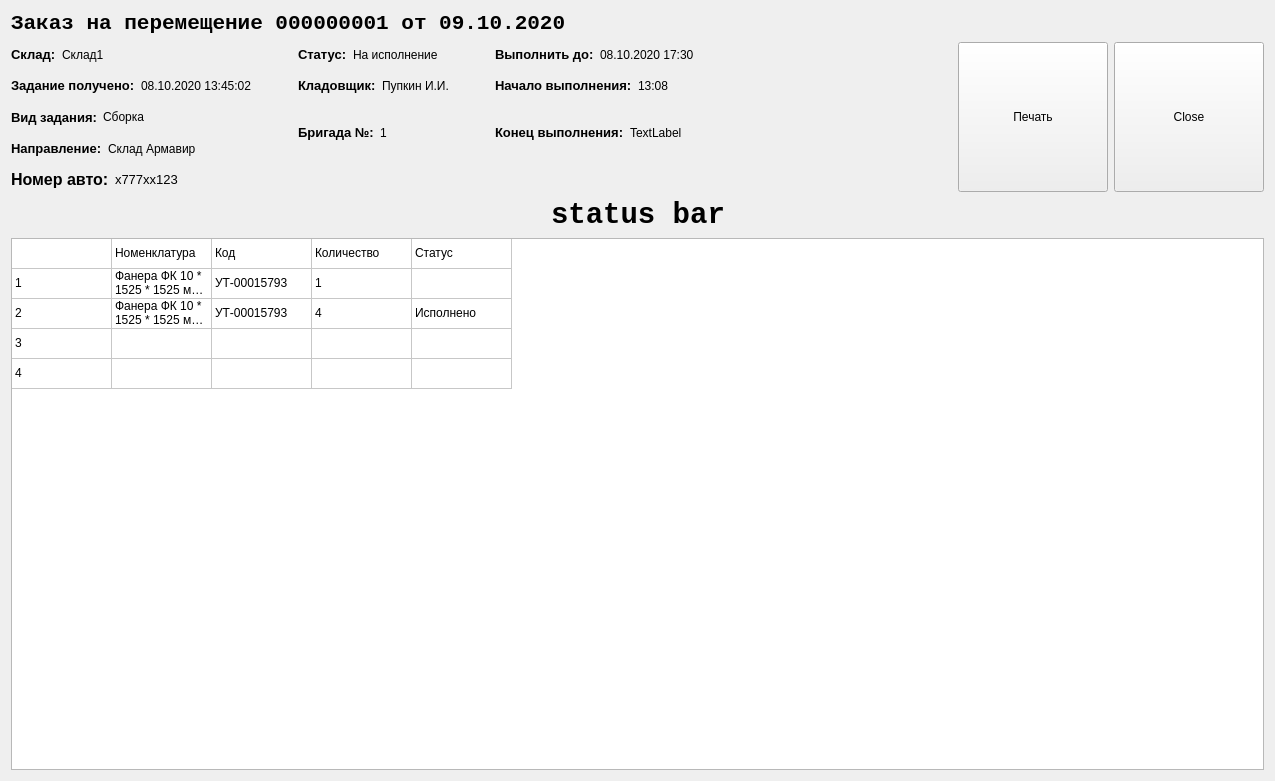
<?xml version="1.0" encoding="UTF-8"?>
<ui version="4.0">
 <class>doc_form</class>
 <widget class="QWidget" name="doc_form">
  <property name="windowModality">
   <enum>Qt::ApplicationModal</enum>
  </property>
  <property name="geometry">
   <rect>
    <x>0</x>
    <y>0</y>
    <width>1275</width>
    <height>781</height>
   </rect>
  </property>
  <property name="sizePolicy">
   <sizepolicy hsizetype="Maximum" vsizetype="Maximum">
    <horstretch>0</horstretch>
    <verstretch>0</verstretch>
   </sizepolicy>
  </property>
  <property name="minimumSize">
   <size>
    <width>1083</width>
    <height>781</height>
   </size>
  </property>
  <property name="baseSize">
   <size>
    <width>1083</width>
    <height>781</height>
   </size>
  </property>
  <property name="contextMenuPolicy">
   <enum>Qt::NoContextMenu</enum>
  </property>
  <property name="acceptDrops">
   <bool>false</bool>
  </property>
  <property name="windowTitle">
   <string>Form</string>
  </property>
  <layout class="QVBoxLayout" name="verticalLayout">
   <item>
    <widget class="QLabel" name="doc_name">
     <property name="font">
      <font>
       <family>Consolas</family>
       <pointsize>16</pointsize>
       <weight>75</weight>
       <bold>true</bold>
      </font>
     </property>
     <property name="text">
      <string>Заказ на перемещение 000000001 от 09.10.2020</string>
     </property>
    </widget>
   </item>
   <item>
    <layout class="QHBoxLayout" name="horizontalLayout_12">
     <property name="sizeConstraint">
      <enum>QLayout::SetDefaultConstraint</enum>
     </property>
     <property name="leftMargin">
      <number>0</number>
     </property>
     <property name="rightMargin">
      <number>0</number>
     </property>
     <item>
      <layout class="QGridLayout" name="gridLayout">
       <item row="0" column="0">
        <layout class="QHBoxLayout" name="horizontalLayout">
         <item>
          <widget class="QLabel" name="label_storage">
           <property name="font">
            <font>
             <pointsize>10</pointsize>
             <weight>75</weight>
             <bold>true</bold>
            </font>
           </property>
           <property name="text">
            <string>Склад:</string>
           </property>
          </widget>
         </item>
         <item>
          <widget class="QLabel" name="storage">
           <property name="text">
            <string>Склад1</string>
           </property>
          </widget>
         </item>
         <item>
          <spacer name="horizontalSpacer">
           <property name="orientation">
            <enum>Qt::Horizontal</enum>
           </property>
           <property name="sizeHint" stdset="0">
            <size>
             <width>40</width>
             <height>20</height>
            </size>
           </property>
          </spacer>
         </item>
        </layout>
       </item>
       <item row="0" column="1">
        <layout class="QHBoxLayout" name="horizontalLayout_4">
         <item>
          <widget class="QLabel" name="label_status">
           <property name="font">
            <font>
             <pointsize>10</pointsize>
             <weight>75</weight>
             <bold>true</bold>
            </font>
           </property>
           <property name="text">
            <string>Статус:</string>
           </property>
          </widget>
         </item>
         <item>
          <widget class="QLabel" name="status">
           <property name="text">
            <string>На исполнение</string>
           </property>
          </widget>
         </item>
         <item>
          <spacer name="horizontalSpacer_4">
           <property name="orientation">
            <enum>Qt::Horizontal</enum>
           </property>
           <property name="sizeHint" stdset="0">
            <size>
             <width>40</width>
             <height>20</height>
            </size>
           </property>
          </spacer>
         </item>
        </layout>
       </item>
       <item row="0" column="2">
        <layout class="QHBoxLayout" name="horizontalLayout_7">
         <item>
          <widget class="QLabel" name="label_execute_to">
           <property name="font">
            <font>
             <pointsize>10</pointsize>
             <weight>75</weight>
             <bold>true</bold>
            </font>
           </property>
           <property name="text">
            <string>Выполнить до:</string>
           </property>
          </widget>
         </item>
         <item>
          <widget class="QLabel" name="execute_to">
           <property name="text">
            <string>08.10.2020 17:30</string>
           </property>
          </widget>
         </item>
         <item>
          <spacer name="horizontalSpacer_7">
           <property name="orientation">
            <enum>Qt::Horizontal</enum>
           </property>
           <property name="sizeHint" stdset="0">
            <size>
             <width>40</width>
             <height>20</height>
            </size>
           </property>
          </spacer>
         </item>
        </layout>
       </item>
       <item row="1" column="0">
        <layout class="QHBoxLayout" name="horizontalLayout_2">
         <item>
          <widget class="QLabel" name="label_sending_date">
           <property name="font">
            <font>
             <pointsize>10</pointsize>
             <weight>75</weight>
             <bold>true</bold>
            </font>
           </property>
           <property name="text">
            <string>Задание получено:</string>
           </property>
          </widget>
         </item>
         <item>
          <widget class="QLabel" name="date_sending">
           <property name="text">
            <string>08.10.2020 13:45:02</string>
           </property>
          </widget>
         </item>
         <item>
          <spacer name="horizontalSpacer_2">
           <property name="orientation">
            <enum>Qt::Horizontal</enum>
           </property>
           <property name="sizeHint" stdset="0">
            <size>
             <width>40</width>
             <height>20</height>
            </size>
           </property>
          </spacer>
         </item>
        </layout>
       </item>
       <item row="1" column="1">
        <layout class="QHBoxLayout" name="horizontalLayout_5">
         <item>
          <widget class="QLabel" name="label_team_leader">
           <property name="font">
            <font>
             <pointsize>10</pointsize>
             <weight>75</weight>
             <bold>true</bold>
            </font>
           </property>
           <property name="text">
            <string>Кладовщик:</string>
           </property>
          </widget>
         </item>
         <item>
          <widget class="QLabel" name="team_leader">
           <property name="text">
            <string>Пупкин И.И.</string>
           </property>
          </widget>
         </item>
         <item>
          <spacer name="horizontalSpacer_5">
           <property name="orientation">
            <enum>Qt::Horizontal</enum>
           </property>
           <property name="sizeHint" stdset="0">
            <size>
             <width>40</width>
             <height>20</height>
            </size>
           </property>
          </spacer>
         </item>
        </layout>
       </item>
       <item row="1" column="2">
        <layout class="QHBoxLayout" name="horizontalLayout_8">
         <item>
          <widget class="QLabel" name="label_start_time">
           <property name="font">
            <font>
             <pointsize>10</pointsize>
             <weight>75</weight>
             <bold>true</bold>
            </font>
           </property>
           <property name="text">
            <string>Начало выполнения:</string>
           </property>
          </widget>
         </item>
         <item>
          <widget class="QLabel" name="start_time">
           <property name="text">
            <string>13:08</string>
           </property>
          </widget>
         </item>
         <item>
          <spacer name="horizontalSpacer_8">
           <property name="orientation">
            <enum>Qt::Horizontal</enum>
           </property>
           <property name="sizeHint" stdset="0">
            <size>
             <width>40</width>
             <height>20</height>
            </size>
           </property>
          </spacer>
         </item>
        </layout>
       </item>
       <item row="2" column="0">
        <layout class="QHBoxLayout" name="horizontalLayout_3">
         <item>
          <widget class="QLabel" name="label_type">
           <property name="font">
            <font>
             <pointsize>10</pointsize>
             <weight>75</weight>
             <bold>true</bold>
            </font>
           </property>
           <property name="text">
            <string>Вид задания:</string>
           </property>
          </widget>
         </item>
         <item>
          <widget class="QLabel" name="type">
           <property name="text">
            <string>Сборка</string>
           </property>
          </widget>
         </item>
         <item>
          <spacer name="horizontalSpacer_3">
           <property name="orientation">
            <enum>Qt::Horizontal</enum>
           </property>
           <property name="sizeHint" stdset="0">
            <size>
             <width>40</width>
             <height>20</height>
            </size>
           </property>
          </spacer>
         </item>
        </layout>
       </item>
       <item row="2" column="1" rowspan="2">
        <layout class="QHBoxLayout" name="horizontalLayout_6">
         <item>
          <widget class="QLabel" name="label_team_number">
           <property name="font">
            <font>
             <pointsize>10</pointsize>
             <weight>75</weight>
             <bold>true</bold>
            </font>
           </property>
           <property name="text">
            <string>Бригада №:</string>
           </property>
          </widget>
         </item>
         <item>
          <widget class="QLabel" name="team_number">
           <property name="text">
            <string>1</string>
           </property>
          </widget>
         </item>
         <item>
          <spacer name="horizontalSpacer_6">
           <property name="orientation">
            <enum>Qt::Horizontal</enum>
           </property>
           <property name="sizeHint" stdset="0">
            <size>
             <width>40</width>
             <height>20</height>
            </size>
           </property>
          </spacer>
         </item>
        </layout>
       </item>
       <item row="2" column="2" rowspan="2">
        <layout class="QHBoxLayout" name="horizontalLayout_9">
         <item>
          <widget class="QLabel" name="label_end_time">
           <property name="font">
            <font>
             <pointsize>10</pointsize>
             <weight>75</weight>
             <bold>true</bold>
            </font>
           </property>
           <property name="text">
            <string>Конец выполнения:</string>
           </property>
          </widget>
         </item>
         <item>
          <widget class="QLabel" name="end_time">
           <property name="text">
            <string>TextLabel</string>
           </property>
          </widget>
         </item>
         <item>
          <spacer name="horizontalSpacer_9">
           <property name="orientation">
            <enum>Qt::Horizontal</enum>
           </property>
           <property name="sizeHint" stdset="0">
            <size>
             <width>40</width>
             <height>20</height>
            </size>
           </property>
          </spacer>
         </item>
        </layout>
       </item>
       <item row="3" column="0">
        <layout class="QHBoxLayout" name="horizontalLayout_10">
         <item>
          <widget class="QLabel" name="label_destination">
           <property name="font">
            <font>
             <pointsize>10</pointsize>
             <weight>75</weight>
             <bold>true</bold>
            </font>
           </property>
           <property name="text">
            <string>Направление:</string>
           </property>
          </widget>
         </item>
         <item>
          <widget class="QLabel" name="destination">
           <property name="text">
            <string>Склад Армавир</string>
           </property>
          </widget>
         </item>
         <item>
          <spacer name="horizontalSpacer_10">
           <property name="orientation">
            <enum>Qt::Horizontal</enum>
           </property>
           <property name="sizeHint" stdset="0">
            <size>
             <width>40</width>
             <height>20</height>
            </size>
           </property>
          </spacer>
         </item>
        </layout>
       </item>
       <item row="4" column="0">
        <layout class="QHBoxLayout" name="horizontalLayout_11">
         <item>
          <widget class="QLabel" name="label_autos_number">
           <property name="font">
            <font>
             <pointsize>12</pointsize>
             <weight>75</weight>
             <bold>true</bold>
            </font>
           </property>
           <property name="text">
            <string>Номер авто:</string>
           </property>
          </widget>
         </item>
         <item>
          <widget class="QLabel" name="autos_number">
           <property name="font">
            <font>
             <pointsize>10</pointsize>
            </font>
           </property>
           <property name="text">
            <string>х777хх123</string>
           </property>
          </widget>
         </item>
         <item>
          <spacer name="horizontalSpacer_11">
           <property name="orientation">
            <enum>Qt::Horizontal</enum>
           </property>
           <property name="sizeHint" stdset="0">
            <size>
             <width>40</width>
             <height>20</height>
            </size>
           </property>
          </spacer>
         </item>
        </layout>
       </item>
      </layout>
     </item>
     <item>
      <spacer name="horizontalSpacer_12">
       <property name="orientation">
        <enum>Qt::Horizontal</enum>
       </property>
       <property name="sizeHint" stdset="0">
        <size>
         <width>40</width>
         <height>20</height>
        </size>
       </property>
      </spacer>
     </item>
     <item>
      <widget class="QPushButton" name="printButton">
       <property name="minimumSize">
        <size>
         <width>150</width>
         <height>150</height>
        </size>
       </property>
       <property name="maximumSize">
        <size>
         <width>150</width>
         <height>150</height>
        </size>
       </property>
       <property name="text">
        <string>Печать</string>
       </property>
      </widget>
     </item>
     <item>
      <widget class="QPushButton" name="close_button">
       <property name="sizePolicy">
        <sizepolicy hsizetype="Fixed" vsizetype="Fixed">
         <horstretch>0</horstretch>
         <verstretch>0</verstretch>
        </sizepolicy>
       </property>
       <property name="minimumSize">
        <size>
         <width>150</width>
         <height>150</height>
        </size>
       </property>
       <property name="maximumSize">
        <size>
         <width>150</width>
         <height>150</height>
        </size>
       </property>
       <property name="text">
        <string>Close</string>
       </property>
      </widget>
     </item>
    </layout>
   </item>
   <item>
    <layout class="QHBoxLayout" name="horizontalLayout_13">
     <item>
      <spacer name="horizontalSpacer_13">
       <property name="orientation">
        <enum>Qt::Horizontal</enum>
       </property>
       <property name="sizeHint" stdset="0">
        <size>
         <width>40</width>
         <height>20</height>
        </size>
       </property>
      </spacer>
     </item>
     <item>
      <widget class="QLabel" name="status_bar">
       <property name="font">
        <font>
         <family>Consolas</family>
         <pointsize>22</pointsize>
         <weight>75</weight>
         <bold>true</bold>
        </font>
       </property>
       <property name="text">
        <string>status bar</string>
       </property>
      </widget>
     </item>
     <item>
      <spacer name="horizontalSpacer_14">
       <property name="orientation">
        <enum>Qt::Horizontal</enum>
       </property>
       <property name="sizeHint" stdset="0">
        <size>
         <width>40</width>
         <height>20</height>
        </size>
       </property>
      </spacer>
     </item>
    </layout>
   </item>
   <item>
    <widget class="QTableWidget" name="doc_tbl">
     <property name="sizePolicy">
      <sizepolicy hsizetype="Expanding" vsizetype="Expanding">
       <horstretch>0</horstretch>
       <verstretch>0</verstretch>
      </sizepolicy>
     </property>
     <property name="lineWidth">
      <number>1</number>
     </property>
     <property name="selectionMode">
      <enum>QAbstractItemView::NoSelection</enum>
     </property>
     <property name="selectionBehavior">
      <enum>QAbstractItemView::SelectRows</enum>
     </property>
     <property name="textElideMode">
      <enum>Qt::ElideRight</enum>
     </property>
     <property name="showGrid">
      <bool>true</bool>
     </property>
     <property name="gridStyle">
      <enum>Qt::SolidLine</enum>
     </property>
     <property name="wordWrap">
      <bool>true</bool>
     </property>
     <property name="cornerButtonEnabled">
      <bool>true</bool>
     </property>
     <property name="rowCount">
      <number>5</number>
     </property>
     <property name="columnCount">
      <number>5</number>
     </property>
     <attribute name="horizontalHeaderVisible">
      <bool>false</bool>
     </attribute>
     <attribute name="verticalHeaderVisible">
      <bool>false</bool>
     </attribute>
     <row/>
     <row/>
     <row/>
     <row/>
     <row/>
     <column/>
     <column/>
     <column/>
     <column/>
     <column/>
     <item row="0" column="0">
      <property name="text">
       <string/>
      </property>
     </item>
     <item row="0" column="1">
      <property name="text">
       <string>Номенклатура</string>
      </property>
     </item>
     <item row="0" column="2">
      <property name="text">
       <string>Код</string>
      </property>
     </item>
     <item row="0" column="3">
      <property name="text">
       <string>Количество</string>
      </property>
     </item>
     <item row="0" column="4">
      <property name="text">
       <string>Статус</string>
      </property>
     </item>
     <item row="1" column="0">
      <property name="text">
       <string>1</string>
      </property>
     </item>
     <item row="1" column="1">
      <property name="text">
       <string>Фанера ФК 10 * 1525 * 1525 мм сорт 2/2 шл 2 ст береза Муром (1 шт = 2,325625 м2)</string>
      </property>
     </item>
     <item row="1" column="2">
      <property name="text">
       <string>УТ-00015793</string>
      </property>
     </item>
     <item row="1" column="3">
      <property name="text">
       <string>1</string>
      </property>
     </item>
     <item row="1" column="4">
      <property name="text">
       <string/>
      </property>
     </item>
     <item row="2" column="0">
      <property name="text">
       <string>2</string>
      </property>
     </item>
     <item row="2" column="1">
      <property name="text">
       <string>Фанера ФК 10 * 1525 * 1525 мм сорт 2/2 шл 2 ст береза Муром (1 шт = 2,325625 м2)</string>
      </property>
     </item>
     <item row="2" column="2">
      <property name="text">
       <string>УТ-00015793</string>
      </property>
     </item>
     <item row="2" column="3">
      <property name="text">
       <string>4</string>
      </property>
     </item>
     <item row="2" column="4">
      <property name="text">
       <string>Исполнено</string>
      </property>
     </item>
     <item row="3" column="0">
      <property name="text">
       <string>3</string>
      </property>
     </item>
     <item row="4" column="0">
      <property name="text">
       <string>4</string>
      </property>
     </item>
    </widget>
   </item>
  </layout>
 </widget>
 <resources/>
 <connections/>
</ui>
